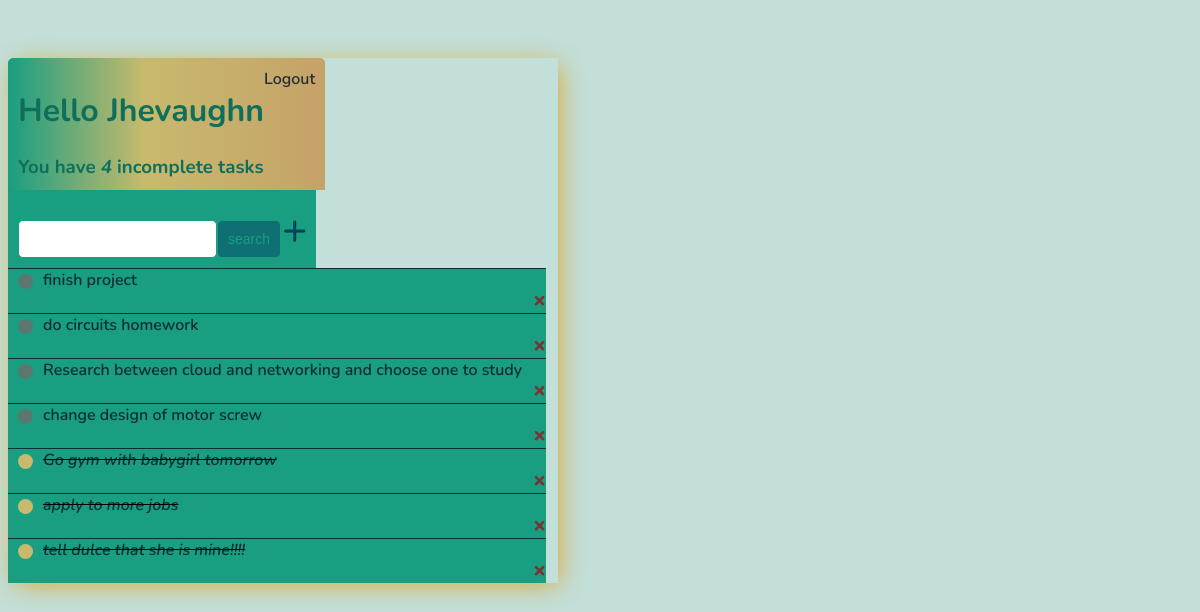
The app's page / (signed in) with its own data.
### base/models.py (models this page shows)
class Task(models.Model):
    user = models.ForeignKey(User, on_delete=models.CASCADE, null=True, blank=True) #cascade delete user and their info
    title = models.CharField(max_length=225)
    description = models.TextField(null=True, blank=True)
    complete = models.BooleanField(default=False)
    created = models.DateTimeField(auto_now_add=True) #automatically set the time
    def __str__(self):
        return self.title
    class Meta:
        ordering = ['complete'] #order whenever completed

### base/views.py (the view)
# urls.py: path('', TaskList.as_view(), name='tasks'),
class TaskList(LoginRequiredMixin, ListView):
    model = Task
    context_object_name = 'tasks' #change object_name to tasks within task list html
    def get_context_data(self, **kwargs):
        context = super().get_context_data(**kwargs)
        context['tasks'] =context['tasks'].filter(user=self.request.user)
        context['count'] =context['tasks'].filter(complete=False).count()
        search_input = self.request.GET.get('search-area') or ''
        if search_input:
            context['tasks'] = context['tasks'].filter(title__startswith=search_input) #icontatins -> filter the search by any word that contains whatever is typed in
        context['search_input'] = search_input
        return context

### base/templates/base/task_list.html
{% extends 'base/main.html' %}
{% block content %}
<div class="header-bar">
    <div>
        <h1>Hello {{request.user|title}}</h1>
        <h3 style="margin:0"> You have <i>{{count}}</i> incomplete task{{ count|pluralize:"s" }}</h3>
    </div>
    {% if request.user.is_authenticated %}
    <a href="{% url 'logout' %}">Logout</a>
    {% else %}
    <a href="{% url 'login' %}",>Login</a>
    {% endif %}
</div>
<div id="search-add-wrapper">
    <form method="GET" style="margin-top: 20px;display: flex;">
        <input type="text" name="search-area" value="{{search_input}}">
        <input class="button" type="submit" value='search'>
    </form>
    <a id="add-link" href="{% url 'task-create' %}">&#x2b;</a>
</div>
<div class="task-items-wrapper">
    {% for task in tasks %}
        <div class="task-wrapper">
            {% if task.complete %}
            <div class="task-title">
                <div class="task-complete-icon"></div>
                <i><s><a href="{% url 'task-update' task.id %}">{{task}}</a></s></i>
            </div>
            <a class="delete-link" href="{% url 'task-delete' task.id %}">&#215;</a>
            {% else %}
            <div class="task-title">
                <div class="task-incomplete-icon"></div>
                <a href="{% url 'task-update' task.id %}">{{task}}</a>
            </div>
            <a class="delete-link" href="{% url 'task-delete' task.id %}">&#215;</a>
            {% endif %}
    {% empty %}
    <h3> No items in list</h3>
    {% endfor %}
</div>
{% endblock content %}

### base/templates/base/main.html (shortened to what this page needs)
<!DOCTYPE html>
<html lang="en">
<head>
</head>
<body>
    <div class="container">
        {% block content %}
        {% endblock content %}
</body>
</html>

### base/templates/base/main.html (style rules this page uses)
body { background-color: #c2dfd9; font-family: "Nunito", sans-serif; padding-top: 50px; max-width: 550px; max-height: 550px; place-content: center; }
h1, h2, h3, h4, h5, h6, { font-family: 'Raleway', sans-serif; }
a, p { color:rgba(6, 28, 40, 0.866) }
a { font-weight: 600; }
.container { display:center; max-width: 550px; align-items: center; justify-items: left; background-color: rgba#199e81; -webkit-box-shadow: 3px 3px 15px -5px rgba(247, 143, 7, 0.968); box-shadow: 4px 4px 25px -4px rgba(227, 153, 4, 0.858); }
.header-bar { display: flex; justify-content: space-between; color:#106f5b; padding: 10px; border-radius: 5px 5px 0 0; background: linear-gradient(90deg, #199e81 0%, #c7ba6d 43%, #c6a269 100%); }
.header-bar a { color:rgba(6, 28, 40, 0.866); text-decoration: none; }
.task-wrapper { display: center; place-items: left; align-items: center; justify-content: space-between; background-color: #199e81; border-top: 1px solid rgba(6, 28, 40, 0.866); }
.task-title { display: flex; }
.task-title a { text-decoration: none; color:rgba(6, 28, 40, 0.866); margin-left: 10px; }
.task-complete-icon { height: 15px; width: 15px; background-color:#c7ba6d; border-radius: 50%; margin-left: 10px; margin-top: 5px; }
.task-incomplete-icon { margin-top: 5px; height: 15px; width: 15px; background-color:rgb(92, 120, 110); border-radius: 50%; margin-left: 10px; }
.delete-link { text-decoration: none; font-weight: 900; color: rgb(120, 52, 52); font-size:22px; line-height: 0; margin-left: 525px; }
#search-add-wrapper { display: flex; justify-content: space-between; align-items: center; padding: 10px; background-color: #199e81; }
#add-link { color:rgba(7, 195, 247, 0.21); text-decoration: none; font-size: 42px; text-shadow: 1px 1px rgba(6, 28, 40, 0.866); }
input[type=text], input[type=password], textarea { border: 1px solid #199e81; border-radius: 5px; padding: 10px; width: 90%; }
.button { border: 1px solid #199e81; background-color:rgba(11, 97, 111, 0.749); color:#199e81; padding: 10px; font-size: 14px; border-radius: 5px; cursor: pointer; text-decoration: none; }

### records on screen
Task: title "finish project"
Task: title "do circuits homework"
Task: title "Research between cloud and networking and choose one to study"
Task: title "change design of motor screw"
Task: title "Go gym with babygirl tomorrow"
Task: title "apply to more jobs"
Task: title "tell dulce that she is mine!!!!"

### other values on screen
{{ request.user|title }} "Jhevaughn"
{{ count }} "4"
